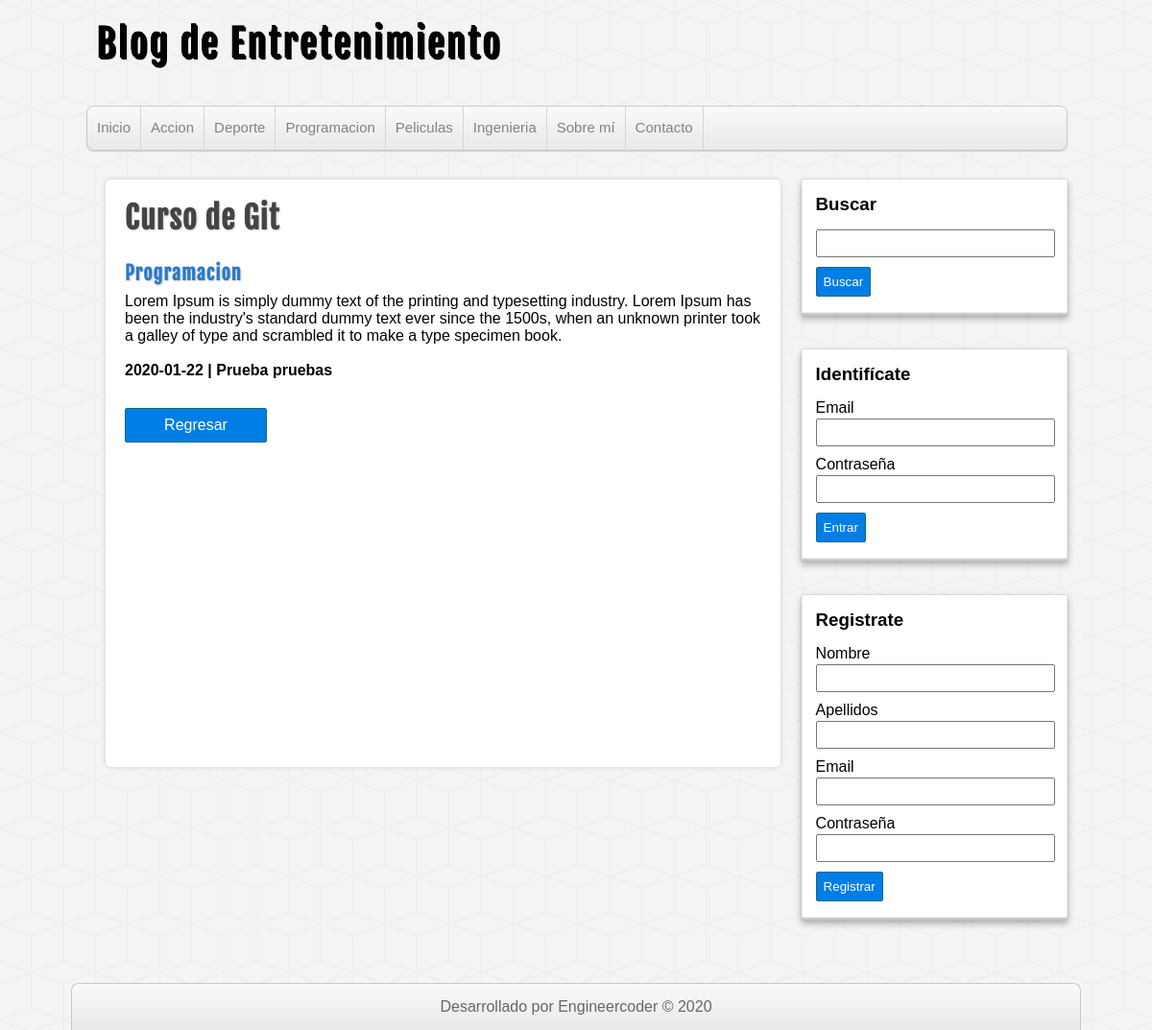
The page /entrada.php?id=6 on the database its author committed.
### tables this page shows
CREATE TABLE `categorias` (
  `id` int(255) NOT NULL AUTO_INCREMENT,
  `nombre` varchar(100) DEFAULT NULL,
  PRIMARY KEY (`id`)
);

CREATE TABLE `entradas` (
  `id` int(255) NOT NULL AUTO_INCREMENT,
  `usuario_id` int(255) NOT NULL,
  `categoria_id` int(255) NOT NULL,
  `titulo` varchar(255) NOT NULL,
  `descripcion` mediumtext DEFAULT NULL,
  `fecha` date NOT NULL,
  PRIMARY KEY (`id`),
  KEY `fk_entrada_usuario` (`usuario_id`),
  KEY `fk_entrada_categoria` (`categoria_id`),
  CONSTRAINT `fk_entrada_categoria` FOREIGN KEY (`categoria_id`) REFERENCES `categorias` (`id`),
  CONSTRAINT `fk_entrada_usuario` FOREIGN KEY (`usuario_id`) REFERENCES `usuarios` (`id`)
);

### includes/helpers.php (called while the page is built, shortened)
<?php
function conseguirCategorias($conexion){
    $sql = "SELECT * FROM categorias ORDER BY id ASC";
    $categorias = mysqli_query($conexion, $sql);
    $resultado = array();
    if($categorias && mysqli_num_rows($categorias) >= 1){
        $resultado = $categorias;
    }
    return $resultado;
}
function conseguirEntrada($conexion, $id){
    $sql = "SELECT e.*, c.nombre AS 'categoria', CONCAT(u.nombre,' ',u.apellidos) AS usuario FROM entradas AS e INNER JOIN categorias AS c ON
    e.categoria_id = c.id INNER JOIN usuarios AS u ON e.usuario_id = u.id  WHERE e.id = $id;";
    $entrada = mysqli_query($conexion, $sql);
    $resultado = array();
    if($entrada && mysqli_num_rows($entrada) >= 1){
        $resultado = mysqli_fetch_assoc($entrada);
    }
    return $resultado;
}
?>

### entrada.php (the view, shortened to what this page needs)
<?php require_once 'includes/cabecera.php'; ?>
<?php
    $id = $_GET['id'];
    $entrada_actual = conseguirEntrada($db, $id);
?>
<?php require_once 'includes/lateral.php'; ?>
<div id="principal">
    <h1><?=$entrada_actual['titulo']?></h1>
    <a href="categoria.php?id=<?=$entrada_actual['categoria_id']?>">
        <h2><?=$entrada_actual['categoria']?></h2>
    </a>
    <p><?=$entrada_actual['descripcion']?></p>
    <br>
    <h4><?=$entrada_actual['fecha']?> | <?=$entrada_actual['usuario']?></h4>
    <div id="regresar">
        <a href="entradas.php">Regresar</a>
    </div>
</div>
<?php require_once 'includes/footer.php'; ?>

### includes/cabecera.php (shortened to what this page needs)
<?php require_once 'conexion.php'; ?>
<?php require_once 'includes/helpers.php'; ?>
<!DOCTYPE html>
<html lang="es">
<head>
    <link rel="stylesheet" href="assets/css/style.css">
</head>
<body>
    <header id="cabecera">
        <div id="logo">
            <a href="index.php">
                Blog de Entretenimiento
            </a>
        </div>
        <nav id="menu">
            <ul>
                <li>
                    <a href="index.php">Inicio</a>
                </li>
                <?php
                    $categorias = conseguirCategorias($db);
                    if(!empty($categorias)) :
                         while ($categoria = mysqli_fetch_assoc($categorias)) :
                ?>
                            <li>
                                <a href="categoria.php?id=<?=$categoria['id']; ?>"><?=$categoria['nombre']; ?></a>
                            </li>
                <?php
                    endwhile;
                    endif;
                ?>
                <li>
                    <a href="index.php">Sobre mí</a>
                </li>
                <li>
                    <a href="index.php">Contacto</a>
                </li>
            </ul>
        </nav>
    </header>
    <div id="contenedor">

### assets/css/style.css (style rules this page uses)
* { margin: 0px; padding: 0px; font-family: sans-serif, Helvetica, Arial; text-decoration: none; }
body { background: url(../img/cubes.png) #F4F4F4; }
#cabecera { width: 85%; height: auto; background: transparent; margin: 0px auto; }
#logo { float:left; width: 540px; height: 110px; }
#logo a { font-family: "fajala", Helvetica; font-size: 40px; letter-spacing: 2px; color: rgb(0, 3, 5); text-shadow: 0px 0px 0px black, 1px 1px 0px black, 2px 2px 0px black; transition: all 500ms; line-height: 90px; margin-left: 10px; }
#menu { clear: both; width: 100%; height: 45px; background: linear-gradient(to bottom, #f9f9f9 0px, #e9e9e9 100%); border: 1px solid #C9C9C9; border-radius: 8px; box-shadow: 0px 1px 1px #ccc; overflow: hidden; }
#menu ul { list-style: none; }
#menu ul li { float: left; line-height: 44px; border-right: 1px solid #D6D6D6; }
#menu ul li a { display: block; padding-left: 10px; padding-right: 10px; font-size: 15px; color: #838282; }
#contenedor { width: 85%; height: auto; margin: 0px auto; margin-top: 30px; margin-bottom: 30px; }
#principal { float: left; width: 65%; min-height: 572px; background:white; border-radius: 5px; box-shadow: 0px 0px 5px #ccc; margin-left: 20px; padding: 20px; overflow: hidden; }
#principal a { color: #333; }
#principal h1 { font-size: 32px; color: #444; letter-spacing: 1px; text-shadow: 1px 1px 2px #ccc; font-family: "fajala"; }
#principal h2 { font-size: 20px; color: #2979CD; text-shadow: 1px 1px 2px #ccc; letter-spacing: 1px; font-family: "fajala"; margin-top: 25px; }
#principal p { margin-top: 8px; }
#regresar a { display: block; border-radius: 2px; padding: 8px; color:white; background: #007ee5; border: 1px solid #156785; cursor:pointer; text-align: center; width: 130px; left: 100px; float:none; margin: 0px; margin-top:30px; }

### rows shown on the page
categorias: nombre "Accion"
categorias: nombre "Deporte"
categorias: nombre "Programacion"
categorias: nombre "Peliculas"
categorias: nombre "Ingenieria"
entradas: titulo "Curso de Git", categoria.nombre "Programacion", descripcion "Lorem Ipsum is simply dummy text of the printing and typesetting industry. Lorem Ipsum has been the industry's standard dummy text ever since the 1500s, when an unknown printer took a galley of type and scrambled it to make a type specimen book.", fecha "2020-01-22"

### other values the page prints
$entrada_actual['usuario'] "Prueba pruebas"
